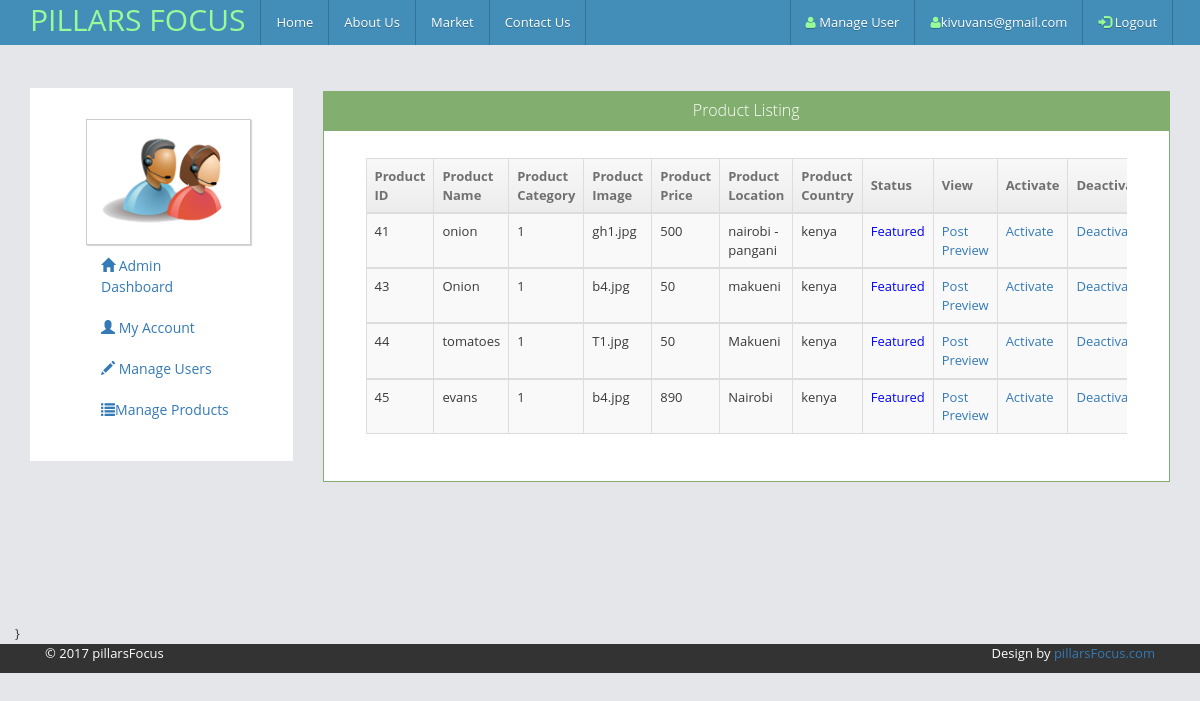
Screenshot of /admin/dashboard.php?product_listing (signed in) with the database file from the repository.
### tables this page shows
CREATE TABLE `product` (
  `product_id` int(11) NOT NULL,
  `product_name` varchar(100) NOT NULL,
  `category_name` varchar(100) NOT NULL,
  `product_image` text NOT NULL,
  `product_price` varchar(100) NOT NULL,
  `product_location` varchar(100) NOT NULL,
  `product_country` varchar(100) NOT NULL,
  `product_description` varchar(250) NOT NULL,
  `status` int(2) NOT NULL DEFAULT '0',
  `user_email` varchar(100) NOT NULL,
  `reg_date` timestamp NOT NULL DEFAULT CURRENT_TIMESTAMP ON UPDATE CURRENT_TIMESTAMP
);

### admin/product_listing.php (the view, shortened to what this page needs)
 <div class="col-lg-9">
            <div class="pricing-box" style="min-height:533px;">
										<div class="widget-box widget-color-green">
											<div class="widget-header">
												<h5 class="widget-title bigger lighter">Product Listing</h5>
											</div>
										  <div class="widget-body">
											<div class="widget-main">
<form class="form-horizontal" action="" method="post">
                                <div class="panel-body">
                                <div class="col-md-12 col-xs-12">
                                    <div class='table-responsive'>
                                    <table class='table table-bordered table-striped table-actions '>
                                            <thead>
                                                <tr>
                                                	<tr id='trow_1'>
                                                    <th>Product ID</th>
                                                    <th>Product Name</th>
                                                     <th>Product Category</th>
                                                    <th>Product Image</th>
                                                     <th>Product Price</th>
                                                     <th>Product Location</th>
                                                   <th>Product Country</th>
                                                    <th>Status </th>
                                                   <th>View </th>
                                                    <th>Activate </th>
                                                    <th>Deactivate </th>
 </tr>
                                            </thead>
                                            <?php
                                            global $con;
$get_product = "select * from product ";
$run_product = mysqli_query($con, $get_product);
while ($row_product= mysqli_fetch_array($run_product)){
$product_id= $row_product['product_id'];
	$product_name= $row_product['product_name'];
	$product_category= $row_product['category_name'];
	$product_image= $row_product['product_image'];
	$product_price= $row_product['product_price'];
	$product_location= $row_product['product_location'];
	$product_country= $row_product['product_country'];
  $status= $row_product['status'];
?>
 <tbody>
                                             <tr id='trow_1'>
                                                   <td><?php echo $product_id?></td>
                                                   <td><?php echo $product_name?></td>
                                                   <td><?php echo $product_category?></td>
                                                   <td><?php echo $product_image?></td>
                                                   <td><?php echo $product_price?></td>
                                                   <td><?php echo $product_location?></td>
                                                   <td><?php echo $product_country?></td>
                                                   <?php  if ($status=='0'){
 echo"<td style='color:red;'>Unfeatured </td>";}
else{
 echo"<td style='color:blue;'>Featured </td>";
}
?>
      							<td><a href='dashboard.php?pro_id=<?php echo $product_id;?>'> Post Preview </a></td>
                   <td><a href='activate_product.php?activate_product=<?php echo $product_id;?>'> Activate  </a></td>
     							 <td><a href='deactivate_product.php?deactivate_product=<?php echo $product_id;?>'> Deactivate  </a></td>
     										 </tr>
                                            <?php }?>
                                              </tbody>
                                             </table>
                                            </div>
                                            </div>
                                </div>
							  </form>
											 </div>
											</div>
										</div>
									</div>
                </div>}

### rows the page displays
product: product_id "41", product_name "onion", category_name "1", product_image "gh1.jpg", product_price "500", product_location "nairobi - pangani", product_country "kenya", status "Featured"
product: product_id "43", product_name "Onion", category_name "1", product_image "b4.jpg", product_price "50", product_location "makueni", product_country "kenya", status "Featured"
product: product_id "44", product_name "tomatoes", category_name "1", product_image "T1.jpg", product_price "50", product_location "Makueni", product_country "kenya", status "Featured"
product: product_id "45", product_name "evans", category_name "1", product_image "b4.jpg", product_price "890", product_location "Nairobi", product_country "kenya", status "Featured"

### other values shown
$_SESSION['email'] "kivuvans@gmail.com"
